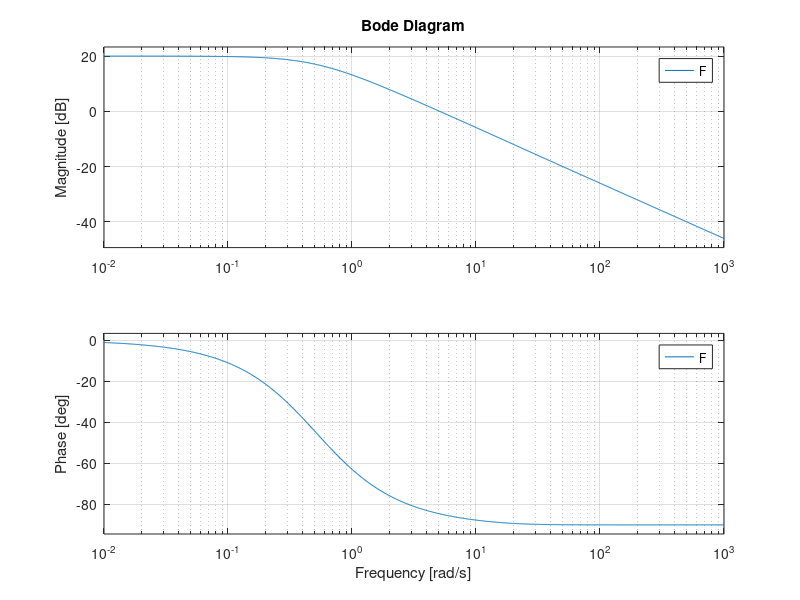

Write MATLAB code to recreate this figure.
%% Esercizio 2 - Sistema meccanico

M = 0.2;                        % kg
beta = [0.1, 0.01, 10, 0.1];    % Ns/m
k = [2, 2, 20, 2];              % N/m

for i=1:1:4
    A = [0 -k(i)/M; 1 -k(i)/beta(i)];
    B = [1/M; 0];
    C = [1 0];
    D = 0;
    [num, den] = ss2tf(A,B,C,D);

    % Opzionale, giusto per plottare
    F = tf(num, den);
    figure(1);
    bode(F);
    grid on
    
    if i<4
        pause
    end
end

%% Esercizio 2 - Sistema elettrico

C_c = 0.2;                    % F
R = [10, 100, 0.1, 10];     % ohm
L = [0.5, 0.5, 0.05, 0.5];  % H

for i=1:1:4
    A = [0, -1/C_c; 1/L(i), -R(i)/L(i)];
    B = [1/C_c; 0];
    C = [1, 0];
    D = 0;
    [num, den] = ss2tf(A,B,C,D);

    % Opzionale, giusto per plottare
    F = tf(num, den);
    figure(1);
    bode(F);
    grid on
    
    if i<4
        pause
    end
end


